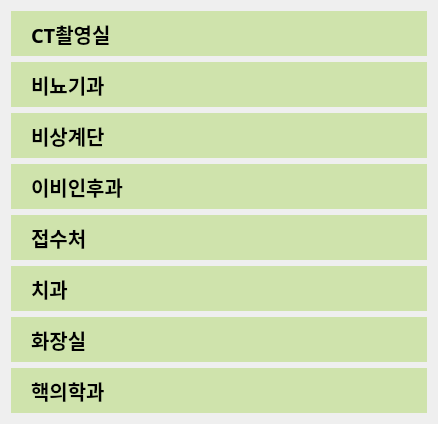
              <widget class="QWidget" name="scrollAreaWidgetContents_4">
               <property name="geometry">
                <rect>
                 <x>0</x>
                 <y>0</y>
                 <width>438</width>
                 <height>420</height>
                </rect>
               </property>
               <layout class="QVBoxLayout" name="verticalLayout_5">
                <item>
                 <widget class="QPushButton" name="btn1_3f">
                  <property name="minimumSize">
                   <size>
                    <width>0</width>
                    <height>45</height>
                   </size>
                  </property>
                  <property name="font">
                   <font>
                    <family>Malgun Gothic</family>
                    <pointsize>15</pointsize>
                    <weight>75</weight>
                    <bold>true</bold>
                   </font>
                  </property>
                  <property name="styleSheet">
                   <string notr="true">padding: 5px;
padding-left: 20px;
background-color: #cfe3ac;
text-align: left;
border: none;</string>
                  </property>
                  <property name="text">
                   <string>CT촬영실</string>
                  </property>
                  <property name="autoDefault">
                   <bool>false</bool>
                  </property>
                  <property name="default">
                   <bool>false</bool>
                  </property>
                  <property name="flat">
                   <bool>false</bool>
                  </property>
                 </widget>
                </item>
                <item>
                 <widget class="QPushButton" name="btn2_3f">
                  <property name="minimumSize">
                   <size>
                    <width>0</width>
                    <height>45</height>
                   </size>
                  </property>
                  <property name="font">
                   <font>
                    <family>Malgun Gothic</family>
                    <pointsize>15</pointsize>
                    <weight>75</weight>
                    <bold>true</bold>
                   </font>
                  </property>
                  <property name="styleSheet">
                   <string notr="true">padding: 5px;
padding-left: 20px;
background-color: #cfe3ac;
text-align: left;
border: none;</string>
                  </property>
                  <property name="text">
                   <string>비뇨기과</string>
                  </property>
                 </widget>
                </item>
                <item>
                 <widget class="QPushButton" name="btn3_3f">
                  <property name="minimumSize">
                   <size>
                    <width>0</width>
                    <height>45</height>
                   </size>
                  </property>
                  <property name="font">
                   <font>
                    <family>Malgun Gothic</family>
                    <pointsize>15</pointsize>
                    <weight>75</weight>
                    <bold>true</bold>
                   </font>
                  </property>
                  <property name="styleSheet">
                   <string notr="true">padding: 5px;
padding-left: 20px;
background-color: #cfe3ac;
text-align: left;
border: none;</string>
                  </property>
                  <property name="text">
                   <string>비상계단</string>
                  </property>
                 </widget>
                </item>
                <item>
                 <widget class="QPushButton" name="btn4_3f">
                  <property name="minimumSize">
                   <size>
                    <width>0</width>
                    <height>45</height>
                   </size>
                  </property>
                  <property name="font">
                   <font>
                    <family>Malgun Gothic</family>
                    <pointsize>15</pointsize>
                    <weight>75</weight>
                    <bold>true</bold>
                   </font>
                  </property>
                  <property name="styleSheet">
                   <string notr="true">padding: 5px;
padding-left: 20px;
background-color: #cfe3ac;
text-align: left;
border: none;</string>
                  </property>
                  <property name="text">
                   <string>이비인후과</string>
                  </property>
                 </widget>
                </item>
                <item>
                 <widget class="QPushButton" name="btn5_3f">
                  <property name="minimumSize">
                   <size>
                    <width>0</width>
                    <height>45</height>
                   </size>
                  </property>
                  <property name="font">
                   <font>
                    <family>Malgun Gothic</family>
                    <pointsize>15</pointsize>
                    <weight>75</weight>
                    <bold>true</bold>
                   </font>
                  </property>
                  <property name="styleSheet">
                   <string notr="true">padding: 5px;
padding-left: 20px;
background-color: #cfe3ac;
text-align: left;
border: none;</string>
                  </property>
                  <property name="text">
                   <string>접수처</string>
                  </property>
                 </widget>
                </item>
                <item>
                 <widget class="QPushButton" name="btn6_3f">
                  <property name="minimumSize">
                   <size>
                    <width>0</width>
                    <height>45</height>
                   </size>
                  </property>
                  <property name="font">
                   <font>
                    <family>Malgun Gothic</family>
                    <pointsize>15</pointsize>
                    <weight>75</weight>
                    <bold>true</bold>
                   </font>
                  </property>
                  <property name="styleSheet">
                   <string notr="true">padding: 5px;
padding-left: 20px;
background-color: #cfe3ac;
text-align: left;
border: none;</string>
                  </property>
                  <property name="text">
                   <string>치과</string>
                  </property>
                 </widget>
                </item>
                <item>
                 <widget class="QPushButton" name="btn7_3f">
                  <property name="minimumSize">
                   <size>
                    <width>0</width>
                    <height>45</height>
                   </size>
                  </property>
                  <property name="font">
                   <font>
                    <family>Malgun Gothic</family>
                    <pointsize>15</pointsize>
                    <weight>75</weight>
                    <bold>true</bold>
                   </font>
                  </property>
                  <property name="styleSheet">
                   <string notr="true">padding: 5px;
padding-left: 20px;
background-color: #cfe3ac;
text-align: left;
border: none;</string>
                  </property>
                  <property name="text">
                   <string>화장실</string>
                  </property>
                 </widget>
                </item>
                <item>
                 <widget class="QPushButton" name="btn8_3f">
                  <property name="sizePolicy">
                   <sizepolicy hsizetype="Minimum" vsizetype="Fixed">
                    <horstretch>0</horstretch>
                    <verstretch>0</verstretch>
                   </sizepolicy>
                  </property>
                  <property name="minimumSize">
                   <size>
                    <width>0</width>
                    <height>45</height>
                   </size>
                  </property>
                  <property name="font">
                   <font>
                    <family>Malgun Gothic</family>
                    <pointsize>15</pointsize>
                    <weight>75</weight>
                    <bold>true</bold>
                   </font>
                  </property>
                  <property name="styleSheet">
                   <string notr="true">padding: 5px;
padding-left: 20px;
background-color: #cfe3ac;
text-align: left;
border: none;</string>
                  </property>
                  <property name="text">
                   <string>핵의학과</string>
                  </property>
                 </widget>
                </item>
               </layout>
              </widget>
